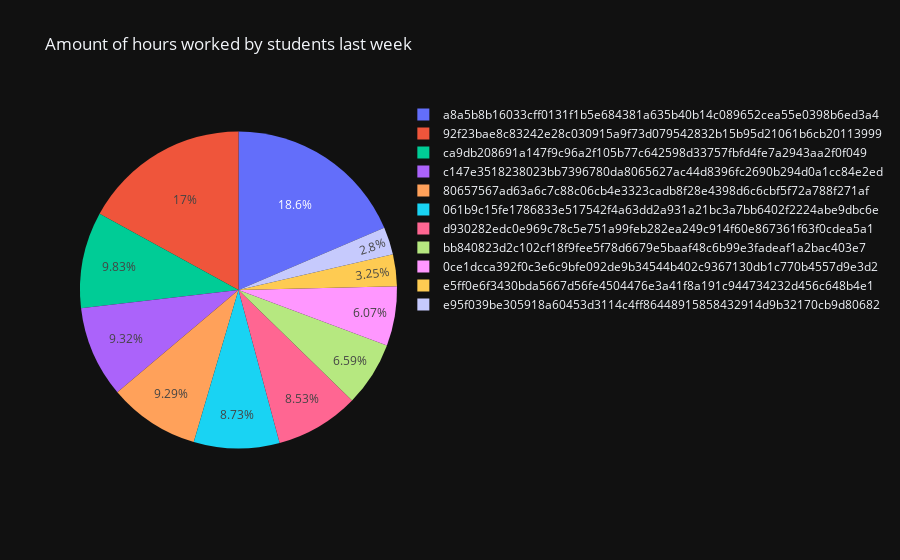

The notebook cell saved with this chart:
### Code cell
question_1 = tso_funding_dataset[(tso_funding_dataset['Work Date'] >= pd.Timestamp(year=2023, month=6, day=12)) & (tso_funding_dataset['Work Date'] <= pd.Timestamp(year=2023, month=6, day=16))]

fig = px.pie(question_1, values='Paid Hours', names='UDID', title='Amount of hours worked by students last week').update_layout(template='plotly_dark')
fig.show()
